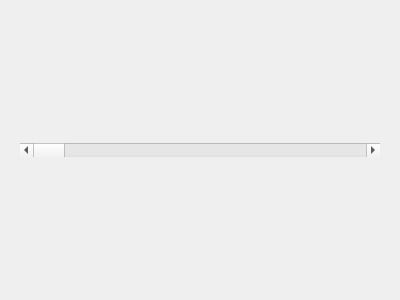
<?xml version="1.0" encoding="UTF-8"?>
<ui version="4.0">
 <class>BatteryGraph</class>
 <widget class="QWidget" name="BatteryGraph">
  <property name="geometry">
   <rect>
    <x>0</x>
    <y>0</y>
    <width>400</width>
    <height>300</height>
   </rect>
  </property>
  <property name="windowTitle">
   <string>Form</string>
  </property>
  <layout class="QVBoxLayout" name="verticalLayout">
   <item>
    <widget class="QWidget" name="graphArea" native="true">
     <layout class="QVBoxLayout" name="verticalLayout_2">
      <item>
       <widget class="QScrollBar" name="graphScrollBar">
        <property name="orientation">
         <enum>Qt::Horizontal</enum>
        </property>
       </widget>
      </item>
     </layout>
    </widget>
   </item>
  </layout>
 </widget>
 <resources/>
 <connections/>
</ui>
